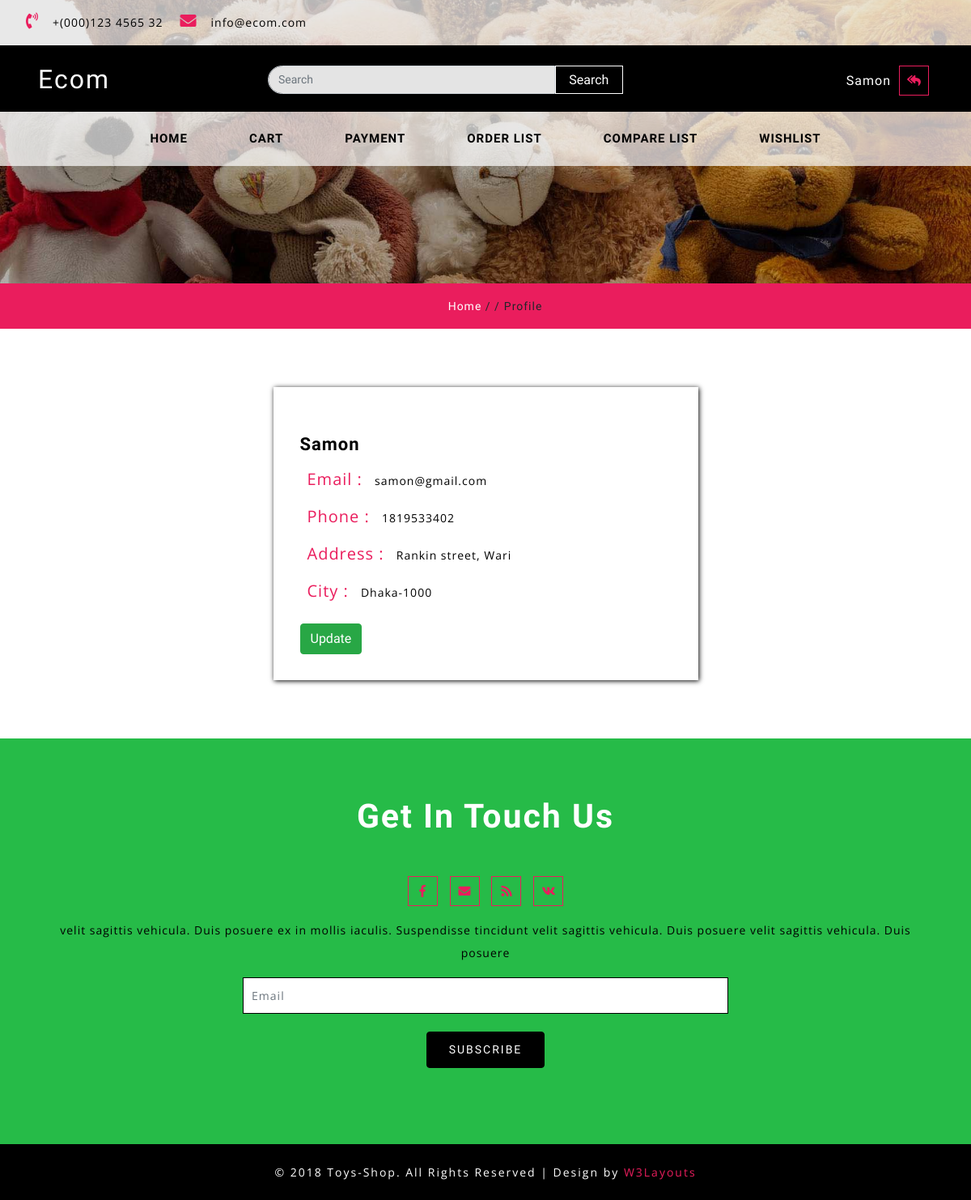
Page /profile.php (signed in) on the committed database.
### tables this page shows
CREATE TABLE `customer` (
  `Customer_ID` int(12) NOT NULL,
  `Customer_Name` varchar(255) NOT NULL,
  `Customer_Email` varchar(255) NOT NULL,
  `Customer_Phone` int(11) NOT NULL,
  `Customer_Password` varchar(255) NOT NULL,
  `Customer_City` varchar(100) NOT NULL,
  `Customer_Address` text NOT NULL
);

### classes/Database.php (called while the page is built, shortened)
<?php
class Database
{
	public $link;
	private function connectionDB()
	{
		try
		{
		   $this->link = new PDO('mysql:host=localhost;dbname=ecomdb', 'root', '');
	       $this->link->setAttribute(PDO::ATTR_ERRMODE, PDO::ERRMODE_EXCEPTION);
		}
		catch (PDOException $e)
		{
			echo $e->getMessage();
		}
	}
	public function select($query)
	{
		$result = $this->link->query($query) or die($this->link->error.__LINE__);
		if ($result->rowCount() > 0)
		{
			return $result;
		}
		else
		{
			return false;
		}
	}
}
?>

### classes/Customer.php (called while the page is built, shortened)
<?php
include 'Database.php';
class Customer
{
	private $db;
	function __construct()
	{
		$this->db = new Database();
	}
	public function cusDetailsByemail($cemail)
	{
		try
		{
			$query = "SELECT * FROM customer WHERE Customer_Email = '$cemail'";
			$dbe = $this->db->select($query);
			return $dbe;
		}
		catch (PDOException $e)
		{
			$msg = $e->getMessage();
			return $msg;
		}
	}
}
?>

### profile.php (the view, shortened to what this page needs)
<?php
include 'include/head.php';
include 'include/header.php';
include 'classes/Customer.php';
$cemail = $_SESSION['useremail'];
$cur = new Customer();
$cusData = $cur->cusDetailsByemail($cemail)->fetch();
if ($cusData != false)
{
   $cname = $cusData['Customer_Name'];
   $cphn = $cusData['Customer_Phone'];
   $caddrs = $cusData['Customer_Address'];
   $cid = $cusData['Customer_ID'];
   $ccity = $cusData['Customer_City'];
}
?>
<div class="inner_page-banner one-img">
</div>
<div class="using-border py-3">
   <div class="inner_breadcrumb  ml-4">
      <ul class="short_ls">
         <li>
            <a href="index.php">Home</a>
            <span>/ /</span>
         </li>
         <li>Profile</li>
      </ul>
   </div>
</div>
<section class="about py-lg-4 py-md-3 py-sm-3 py-3">
   <div class="container py-lg-5 py-md-4 py-sm-4 py-3">
       <center>
       <div class="col-lg-6 clients-w3layouts-row" style="text-align: left;">
         <div class="least-w3layouts-text-gap">
            <div class="row">
              <div class="col-md-12 col-sm-12 clients-says-w3layouts">
                  <h4><?= $cname; ?></h4>
               </div>
               <div class="news-agile-text">
                  <p class="mt-3" >
                     <span>
                      Email :
                   </span>
                   <?= $cemail; ?>
                </p>
                  <p class="mt-3" >
                     <span>
                      Phone :
                   </span>
                   <?= $cphn; ?>
                </p>
                <p class="mt-3">
                  <span>
                   Address :
                </span>
               <?= $caddrs; ?>
             </p>
             <p class="mt-3">
               <span>
                City :
             </span>
             <?= $ccity; ?>
          </p>
          <br>
          <p>
          <form action="editProfile.php?Customer_ID=<?= $cid;?>" method="POST">
            <button type="submit" class="btn btn-success" name="upBtn">
                  Update
               </button>
           </form>
           </p>
       </div>
       </center>
    </div>
</section>
<?php include 'include/footer.php'; ?>

### css/shop.css (style rules this page uses)
.btn { display: inline-block; }

### css/checkout.css (style rules this page uses)
body a { transition: 0.5s all; -webkit-transition: 0.5s all; -o-transition: 0.5s all; -moz-transition: 0.5s all; -ms-transition: 0.5s all; }

### css/style.css (style rules this page uses)
html, body { padding: 0; margin: 0; background: #fff; letter-spacing: 1px; font-family: 'Sunflower', sans-serif; }
body a { outline: none; transition: 0.5s all; -webkit-transition: 0.5s all; -moz-transition: 0.5s all; -o-transition: 0.5s all; -ms-transition: 0.5s all; text-decoration: none; }
h1, h2, h3, h4, h5, h6 { margin: 0; padding: 0; font-family: 'Sunflower', sans-serif; letter-spacing: 1px; }
p { margin: 0; padding: 0; letter-spacing: 1px; font-family: 'Open Sans', sans-serif; }
ul { margin: 0; padding: 0; list-style-type: none; }
.one-img { background: url(../images/b1.jpg)no-repeat center; }
a { color: #fff; text-decoration: none; }
.news-agile-text p,.product-info-img p, .sub-agile-info-toys p,.news-agile-text p , .about-products-w3layouts p,.address-gried p, .address-gried p a,.icons p,.about-innergrid-agile p,.abut-gride p { line-height: 28px; font-size: 14px; color: #000; }
.banner-right-icon h4,.clients-says-w3layouts h4 { font-size: 22px; color: #000; text-transform: capitalize; }
.inner_page-banner { text-align: center; background: url(../images/b2.jpg) no-repeat center; background-size: cover; -webkit-background-size: cover; -moz-background-size: cover; -o-background-size: cover; -ms-background-size: cover; min-height: 350px; }
ul.short_ls li a { color: #ffffff; text-decoration: none; }
ul.short_ls li { list-style: none; display: inline-block; letter-spacing: 1px; font-size: 14px; }
.using-border { width: 100%; border: none; background:#ea1d5d; text-align: center; }
.least-w3layouts-text-gap { box-shadow: 1px 1px 6px 0px black; padding: 2em 3em; background: rgba(255, 255, 255, 0.7215686274509804); }
.clients-says-w3layouts { padding: 26px 0px 0px; }
.news-agile-text span { font-size: 20px; margin: 0px 9px; color: #ea1d5d; }

### include/head.php (style rules this page uses)
h2, h3, h4 { font-weight: bold; color: white; }

### rows in the picture
customer: Customer_Name "Samon", Customer_Phone "1819533402", Customer_Address "Rankin street, Wari", Customer_City "Dhaka-1000"

### other values in the picture
$_SESSION['username'] "Samon"
$cemail "samon@gmail.com"
